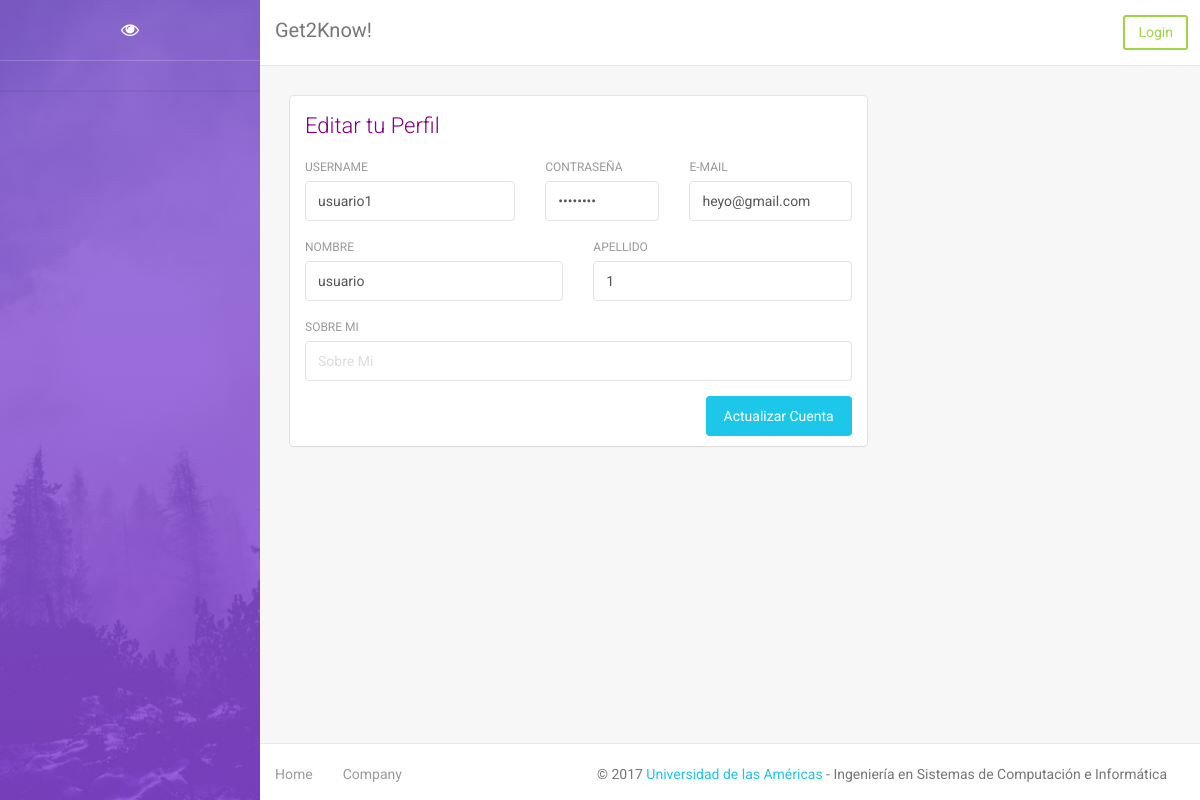
The app's page /user_ctrl/EditarUsuarioC/1 with its own data.
### tables this page shows
CREATE TABLE `tblusuario` (
  `idusuario` int(3) NOT NULL,
  `UsuarioName` varchar(80) NOT NULL,
  `Password` varchar(100) NOT NULL,
  `Nombre` varchar(50) NOT NULL,
  `Apellido` varchar(50) NOT NULL,
  `email` varchar(120) NOT NULL,
  `sobre` varchar(220) NOT NULL
);

### application/controllers/user_ctrl.php (called while the page is built, shortened)
<?php
class user_ctrl extends CI_Controller {
	function __construct(){
		$this->load->helper('form');
		$this->load->model('User_model');
	}
	public function EditarUsuarioC(){
		$data['id'] = $this->uri->segment(3);
		$data['usuarios'] = $this->User_model->obtenerUsuariosUpdate($data['id']);
		$this->load->view('Vista/usuariosUpdate',$data);
	}
}

### index.php (called while the page is built, shortened)
<?php
require_once BASEPATH.'core/CodeIgniter.php';

### application/models/user_model.php (called while the page is built, shortened)
<?php
class User_model extends CI_Model{
	function obtenerUsuariosUpdate($iduser){
		$query = $this->db->get_where('tblusuario',
		array('idusuario' => $iduser));
		if($query->num_rows() > 0) return $query;
		else return false;
	}
}
?>

### application/views/Vista/usuariosUpdate.php (the view, shortened to what this page needs)
<!doctype html>
	<html lang="en">
	<head>
			<link rel="stylesheet" href="http://localhost/Proyecto/assets/css/bootstrap.min.css"); />
			<link rel="stylesheet" href="http://localhost/Proyecto/assets/css/animate.min.css"); />
			<link rel="stylesheet" href="http://localhost/Proyecto/assets/css/light-bootstrap-dashboard.css"); />
			<link rel="stylesheet" href="http://localhost/Proyecto/assets/css/demo.css"); />
	    <link href="http://maxcdn.bootstrapcdn.com/font-awesome/4.2.0/css/font-awesome.min.css" rel="stylesheet">
			<link rel="stylesheet" href="http://localhost/Proyecto/assets/css/pe-icon-7-stroke.css"); />
	</head>
	<body>
	<div class="wrapper">
	    <div class="sidebar" data-color="purple" data-image="http://localhost/Proyecto/assets/img/sidebar-5.jpg">
	    	<div class="sidebar-wrapper">
	            <div class="logo">
	                <a href="http://localhost/Proyecto/content_ctrl/MostrarContenido" class="simple-text">
	                    <i class="fa fa-eye"></i>
	                </a>
	            </div>
	    	</div>
	    </div>
	    <div class="main-panel">
	        <nav class="navbar navbar-default navbar-fixed">
	            <div class="container-fluid">
	                <div class="navbar-header">
	                    <a class="navbar-brand" href="http://localhost/Proyecto/content_ctrl/MostrarContenido">Get2Know!</a>
	                </div>
	                <div class="collapse navbar-collapse">
										<ul class="nav navbar-nav navbar-right">
											<?php
													if($this->session->userdata('is_logged_in'))
													{ ?>
														<li class="dropdown">
		                              <a href="#" class="dropdown-toggle" data-toggle="dropdown">
		                                    Pregunta
		                                    <b class="caret"></b>
		                              </a>
		                              <ul class="dropdown-menu">
		                                <li><a href="http://localhost/Proyecto/pregunta_ctrl/">Crear</a></li>
																		<li><a href="http://localhost/Proyecto/pregunta_ctrl/obtenerPreguntaC">Ver</a></li>
		                              </ul>
		                        </li>
													<li class="dropdown">
	                              <a href="#" class="dropdown-toggle" data-toggle="dropdown">
	                                    Categoría
	                                    <b class="caret"></b>
	                              </a>
	                              <ul class="dropdown-menu">
	                                <li><a href="http://localhost/Proyecto/categoria_ctrl/">Crear</a></li>
																	<li><a href="http://localhost/Proyecto/categoria_ctrl/obtenerCategoriaC">Ver</a></li>
	                              </ul>
	                        </li>
	                        <li class="dropdown">
	                              <a href="#" class="dropdown-toggle" data-toggle="dropdown">
	                                    Mi Arte
	                                    <b class="caret"></b>
	                              </a>
	                              <ul class="dropdown-menu">
	                                <li><a href="http://localhost/Proyecto/content_ctrl/MostrarMiContenido">Ver Mis Artes</a></li>
	                                <li><a href="http://localhost/Proyecto/content_ctrl/">Agregar Nueva Arte</a></li>
	                              </ul>
	                        </li>
	                        <li>
																	<?php echo form_open_multipart('/Login_ctrl/logout');?>
																    	<?= form_submit('','Log Out',"class='btn btn-outline btn-link btn-sm'")?>
																		<?= form_close() ?>
	                        </li>
											<?php } else { ?>
												<li>
																<?php echo form_open_multipart('/Login_ctrl');?>
																		<?= form_submit('','Login',"class='btn btn-lg btn-success btn-block btn-sm'")?>
																	<?= form_close() ?>
												</li>
												<?php } ?>
										</ul>
	                </div>
	            </div>
	        </nav>
	        <div class="content">
							<?= form_open("/user_ctrl/ActualizarUsuarioC/".$id) ?>
							<div class="container-fluid">
	                <div class="row">
	                    <div class="col-md-8">
	                        <div class="card">
	                            <div class="header">
	                                <h4 class="title" style="color:purple">Editar tu Perfil</h4>
	                            </div>
	                            <div class="content">
	                                <form>
	                                    <div class="row">
																					<div class="col-md-5">
																							<div class="form-group">
																								<label>Username</label>
																								<?= form_input(array('name' => 'UsuarioName',
																									'class' => 'form-control',
																									'placeholder' => 'Nombre de Usuario',
																									'value' => $usuarios->result()[0]->UsuarioName
																								)) ?>
																							</div>
																					</div>
	                                        <div class="col-md-3">
	                                            <div class="form-group">
	                                                <label>Contraseña</label>
																									<?= form_input(array('name' => 'Password',
																									'class' => 'form-control',
																									'placeholder' => 'Contraseña',
																									'type' => 'password',
																									'value' => $usuarios->result()[0]->Password
																									)) ?>
	                                            </div>
	                                        </div>
	                                        <div class="col-md-4">
	                                            <div class="form-group">
	                                                <label for="exampleInputEmail1">E-mail</label>
																									<?= form_input( array('name' => 'email',
																									'class' => 'form-control',
																									'type' => 'email',
																									'placeholder' => 'E-mail',
																									'value' => $usuarios->result()[0]->email
																									)) ?>
	                                            </div>
	                                        </div>
	                                    </div>
	                                    <div class="row">
	                                        <div class="col-md-6">
	                                            <div class="form-group">
	                                                <label>Nombre</label>
																									<?= form_input(array('name' => 'Nombre',
																									'class' => 'form-control',
																									'placeholder' => 'Nombre',
																									'value' => $usuarios->result()[0]->Nombre
																									)) ?>
	                                            </div>
	                                        </div>
	                                        <div class="col-md-6">
	                                            <div class="form-group">
	                                                <label>Apellido</label>
																									<?= form_input(array('name' => 'Apellido',
																									'class' => 'form-control',
																									'placeholder' => 'Apellido',
																									'value' => $usuarios->result()[0]->Apellido
																									)) ?>
	                                            </div>
	                                        </div>
	                                    </div>
	                                    <div class="row">
	                                        <div class="col-md-12">
	                                            <div class="form-group">
	                                                <label>Sobre Mi</label>
																									<?= form_input(array('name' => 'sobre',
																									'class' => 'form-control',
																									'placeholder' => 'Sobre Mi',
																									'value' => $usuarios->result()[0]->sobre
																									)) ?>
	                                            </div>
	                                        </div>
	                                    </div>
																			<?= form_submit('','Actualizar Cuenta',"class='btn btn-info btn-fill pull-right'")?>
	                                    <div class="clearfix"></div>
	                                </form>
	                            </div>
	                        </div>
	                    </div>
	                </div>
	            </div>
							<?= form_close() ?>
	        </div>
					<footer class="footer">
	            <div class="container-fluid">
	                <nav class="pull-left">
	                    <ul>
	                        <li>
	                            <a href="http://localhost/Proyecto/content_ctrl/MostrarContenido">
	                                Home
	                            </a>
	                        </li>
	                        <li>
	                            <a href="http://www.udla.edu.ec">
	                                Company
	                            </a>
	                        </li>
	                    </ul>
	                </nav>
	                <p class="copyright pull-right">
	                    &copy; 2017 <a href="http://www.udla.edu.ec">Universidad de las Américas</a> - Ingeniería en Sistemas de Computación e Informática
	                </p>
	            </div>
	        </footer>
	    </div>
	</div>
	</body>
	</html>

### records on screen
tblusuario: UsuarioName "usuario1", email "heyo@gmail.com", Nombre "usuario", Apellido "1"
